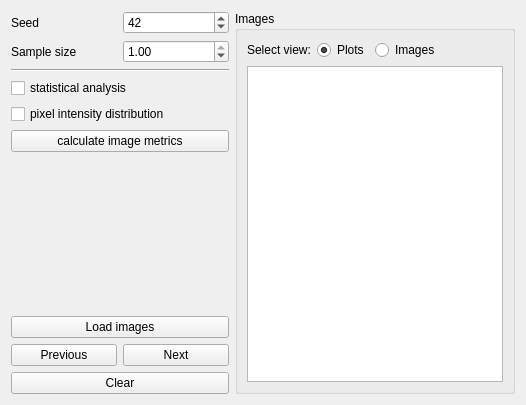
      <widget class="QWidget" name="dataTab">
       <property name="toolTipDuration">
        <number>-6</number>
       </property>
       <attribute name="title">
        <string>Dataset</string>
       </attribute>
       <layout class="QHBoxLayout" name="horizontalLayout_24">
        <item>
         <layout class="QHBoxLayout" name="horizontalLayout_7">
          <item>
           <layout class="QVBoxLayout" name="verticalLayout_4">
            <item>
             <layout class="QVBoxLayout" name="verticalLayout">
              <item>
               <layout class="QHBoxLayout" name="horizontalLayout_3">
                <item>
                 <widget class="QLabel" name="label_3">
                  <property name="text">
                   <string>Seed</string>
                  </property>
                 </widget>
                </item>
                <item>
                 <widget class="QSpinBox" name="seed">
                  <property name="value">
                   <number>42</number>
                  </property>
                 </widget>
                </item>
               </layout>
              </item>
              <item>
               <layout class="QHBoxLayout" name="horizontalLayout">
                <item>
                 <widget class="QLabel" name="label">
                  <property name="text">
                   <string>Sample size</string>
                  </property>
                 </widget>
                </item>
                <item>
                 <widget class="QDoubleSpinBox" name="sampleSize">
                  <property name="maximum">
                   <double>1.000000000000000</double>
                  </property>
                  <property name="singleStep">
                   <double>0.050000000000000</double>
                  </property>
                  <property name="value">
                   <double>1.000000000000000</double>
                  </property>
                 </widget>
                </item>
               </layout>
              </item>
              <item>
               <widget class="Line" name="line">
                <property name="orientation">
                 <enum>Qt::Orientation::Horizontal</enum>
                </property>
               </widget>
              </item>
              <item>
               <widget class="QCheckBox" name="getStatsAnalysis">
                <property name="text">
                 <string>statistical analysis</string>
                </property>
               </widget>
              </item>
              <item>
               <widget class="QCheckBox" name="getPixDist">
                <property name="text">
                 <string>pixel intensity distribution</string>
                </property>
               </widget>
              </item>
              <item>
               <widget class="QPushButton" name="getImgMetrics">
                <property name="text">
                 <string>calculate image metrics</string>
                </property>
               </widget>
              </item>
             </layout>
            </item>
            <item>
             <spacer name="verticalSpacer">
              <property name="orientation">
               <enum>Qt::Orientation::Vertical</enum>
              </property>
              <property name="sizeHint" stdset="0">
               <size>
                <width>218</width>
                <height>158</height>
               </size>
              </property>
             </spacer>
            </item>
            <item>
             <widget class="QPushButton" name="loadImgDataset">
              <property name="text">
               <string>Load images</string>
              </property>
             </widget>
            </item>
            <item>
             <layout class="QVBoxLayout" name="verticalLayout_3">
              <item>
               <layout class="QHBoxLayout" name="horizontalLayout_6">
                <item>
                 <widget class="QPushButton" name="dataTabPreviousImg">
                  <property name="text">
                   <string>Previous</string>
                  </property>
                 </widget>
                </item>
                <item>
                 <widget class="QPushButton" name="dataTabNextImg">
                  <property name="text">
                   <string>Next</string>
                  </property>
                 </widget>
                </item>
               </layout>
              </item>
              <item>
               <widget class="QPushButton" name="dataTabClearImg">
                <property name="text">
                 <string>Clear</string>
                </property>
               </widget>
              </item>
             </layout>
            </item>
           </layout>
          </item>
          <item>
           <layout class="QVBoxLayout" name="verticalLayout_2">
            <item>
             <widget class="QGroupBox" name="groupBox">
              <property name="title">
               <string>Images</string>
              </property>
              <layout class="QHBoxLayout" name="horizontalLayout_26">
               <item>
                <layout class="QVBoxLayout" name="verticalLayout_7">
                 <item>
                  <layout class="QHBoxLayout" name="horizontalLayout_5" stretch="0,0,0,0">
                   <item>
                    <widget class="QLabel" name="label_20">
                     <property name="text">
                      <string>Select view:</string>
                     </property>
                    </widget>
                   </item>
                   <item>
                    <widget class="QRadioButton" name="viewPlots">
                     <property name="text">
                      <string>Plots</string>
                     </property>
                     <property name="checked">
                      <bool>true</bool>
                     </property>
                    </widget>
                   </item>
                   <item>
                    <widget class="QRadioButton" name="viewImages">
                     <property name="text">
                      <string>Images</string>
                     </property>
                    </widget>
                   </item>
                   <item>
                    <spacer name="horizontalSpacer">
                     <property name="orientation">
                      <enum>Qt::Orientation::Horizontal</enum>
                     </property>
                     <property name="sizeHint" stdset="0">
                      <size>
                       <width>40</width>
                       <height>20</height>
                      </size>
                     </property>
                    </spacer>
                   </item>
                  </layout>
                 </item>
                 <item>
                  <widget class="QGraphicsView" name="imageCanvas"/>
                 </item>
                </layout>
               </item>
              </layout>
             </widget>
            </item>
           </layout>
          </item>
         </layout>
        </item>
       </layout>
      </widget>
